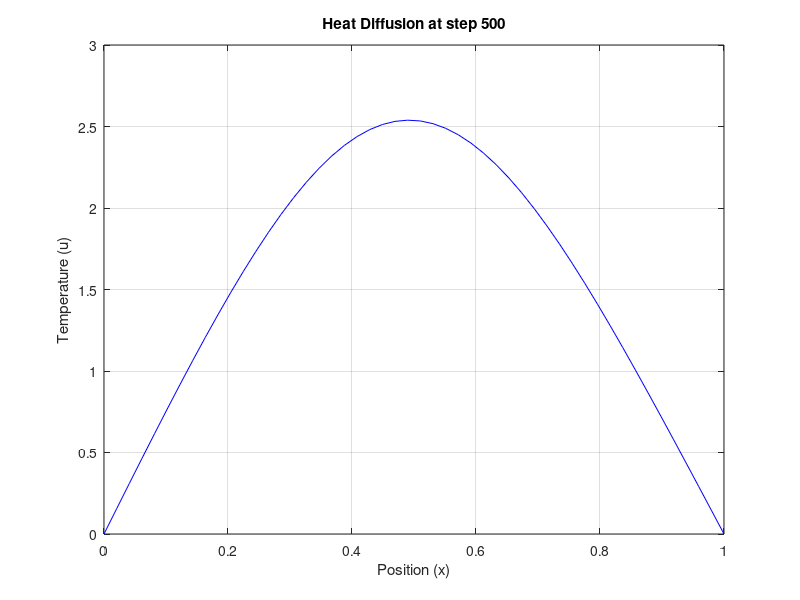

Source code (MATLAB): (Note: this script raises an error after producing the figure.)
% Simple 1D Heat Diffusion Test (No Toolboxes)
% Grid setup
L = 1;              % Length of rod
Nx = 50;            % Spatial steps
dx = L/(Nx-1);      
x = linspace(0, L, Nx);

% Initial Condition: A "spike" of heat in the center
u = zeros(1, Nx);
u(round(Nx/2)) = 100; 

% Simulation parameters
alpha = 0.01;       % Thermal diffusivity
dt = 0.01;          % Time step
steps = 500;

% Finite Difference Loop
for t = 1:steps
    u_new = u;
    for i = 2:Nx-1
        % Standard second-order central difference
        u_new(i) = u(i) + alpha * dt/dx^2 * (u(i+1) - 2*u(i) + u(i-1));
    end
    u = u_new;
end

% Plot final result
figure;
set(gcf, 'Position', [100, 100, 800, 600]);
plot(x, u, 'b');
title(['Heat Diffusion at step ', num2str(steps)]);
xlabel('Position (x)');
ylabel('Temperature (u)');
grid on;
drawnow;

% Save single output graph
frame = getframe(gcf);
im = frame2im(frame);
[imind, cm] = rgb2ind(im, 256);
saveas(gcf, 'Test\test_graph.png');
disp('Test complete!!!!!');
